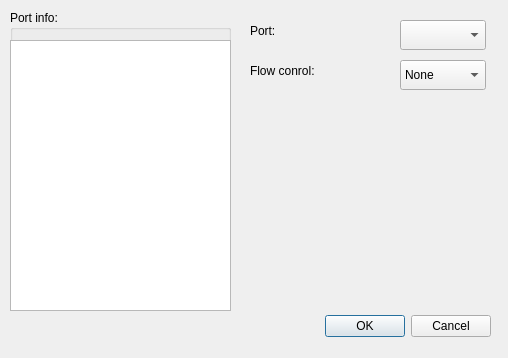
<?xml version="1.0" encoding="UTF-8"?>
<ui version="4.0">
 <class>Settings</class>
 <widget class="QDialog" name="Settings">
  <property name="geometry">
   <rect>
    <x>0</x>
    <y>0</y>
    <width>508</width>
    <height>358</height>
   </rect>
  </property>
  <property name="windowTitle">
   <string>Dialog</string>
  </property>
  <widget class="QDialogButtonBox" name="buttonBox">
   <property name="geometry">
    <rect>
     <x>150</x>
     <y>310</y>
     <width>341</width>
     <height>32</height>
    </rect>
   </property>
   <property name="orientation">
    <enum>Qt::Horizontal</enum>
   </property>
   <property name="standardButtons">
    <set>QDialogButtonBox::Cancel|QDialogButtonBox::Ok</set>
   </property>
  </widget>
  <widget class="QComboBox" name="comboBox">
   <property name="geometry">
    <rect>
     <x>400</x>
     <y>20</y>
     <width>86</width>
     <height>30</height>
    </rect>
   </property>
  </widget>
  <widget class="QComboBox" name="comboBox_2">
   <property name="geometry">
    <rect>
     <x>400</x>
     <y>60</y>
     <width>86</width>
     <height>30</height>
    </rect>
   </property>
   <item>
    <property name="text">
     <string>None</string>
    </property>
   </item>
   <item>
    <property name="text">
     <string>RTS/CTS</string>
    </property>
   </item>
   <item>
    <property name="text">
     <string>XON/XOFF</string>
    </property>
   </item>
  </widget>
  <widget class="QLabel" name="label">
   <property name="geometry">
    <rect>
     <x>250</x>
     <y>20</y>
     <width>67</width>
     <height>22</height>
    </rect>
   </property>
   <property name="text">
    <string>Port:</string>
   </property>
  </widget>
  <widget class="QLabel" name="label_2">
   <property name="geometry">
    <rect>
     <x>250</x>
     <y>60</y>
     <width>101</width>
     <height>22</height>
    </rect>
   </property>
   <property name="text">
    <string>Flow conrol:</string>
   </property>
  </widget>
  <widget class="QGroupBox" name="groupBox">
   <property name="geometry">
    <rect>
     <x>10</x>
     <y>10</y>
     <width>221</width>
     <height>301</height>
    </rect>
   </property>
   <property name="title">
    <string>Port info:</string>
   </property>
   <widget class="QTextBrowser" name="textBrowser">
    <property name="geometry">
     <rect>
      <x>0</x>
      <y>30</y>
      <width>221</width>
      <height>271</height>
     </rect>
    </property>
   </widget>
  </widget>
 </widget>
 <resources/>
 <connections>
  <connection>
   <sender>buttonBox</sender>
   <signal>accepted()</signal>
   <receiver>Settings</receiver>
   <slot>accept()</slot>
   <hints>
    <hint type="sourcelabel">
     <x>248</x>
     <y>254</y>
    </hint>
    <hint type="destinationlabel">
     <x>157</x>
     <y>274</y>
    </hint>
   </hints>
  </connection>
  <connection>
   <sender>buttonBox</sender>
   <signal>rejected()</signal>
   <receiver>Settings</receiver>
   <slot>reject()</slot>
   <hints>
    <hint type="sourcelabel">
     <x>316</x>
     <y>260</y>
    </hint>
    <hint type="destinationlabel">
     <x>286</x>
     <y>274</y>
    </hint>
   </hints>
  </connection>
 </connections>
</ui>
